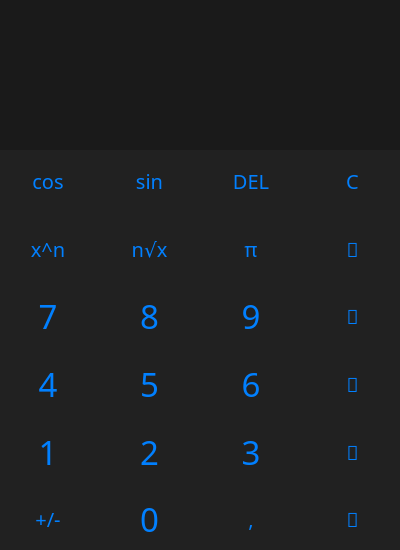
<?xml version="1.0" encoding="UTF-8"?>
<ui version="4.0">
 <class>ivsmath</class>
 <widget class="QWidget" name="ivsmath">
  <property name="geometry">
   <rect>
    <x>0</x>
    <y>0</y>
    <width>400</width>
    <height>550</height>
   </rect>
  </property>
  <property name="minimumSize">
   <size>
    <width>20</width>
    <height>20</height>
   </size>
  </property>
  <property name="maximumSize">
   <size>
    <width>730</width>
    <height>16777215</height>
   </size>
  </property>
  <property name="font">
   <font>
    <family>Nunito Black</family>
    <pointsize>48</pointsize>
    <weight>75</weight>
    <bold>true</bold>
   </font>
  </property>
  <property name="windowTitle">
   <string>ivsmath</string>
  </property>
  <property name="styleSheet">
   <string notr="true"/>
  </property>
  <widget class="QWidget" name="gridWidget" native="true">
   <property name="geometry">
    <rect>
     <x>0</x>
     <y>150</y>
     <width>400</width>
     <height>400</height>
    </rect>
   </property>
   <property name="styleSheet">
    <string notr="true">QWidget {
	background-color: #212121;
}

QPushButton {
	background-color: #212121;
	color: #0180FF;
	border: none;
}


</string>
   </property>
   <layout class="QGridLayout" name="gridLayout">
    <item row="6" column="3">
     <widget class="QPushButton" name="pushButton_comma">
      <property name="enabled">
       <bool>true</bool>
      </property>
      <property name="sizePolicy">
       <sizepolicy hsizetype="MinimumExpanding" vsizetype="MinimumExpanding">
        <horstretch>0</horstretch>
        <verstretch>0</verstretch>
       </sizepolicy>
      </property>
      <property name="minimumSize">
       <size>
        <width>20</width>
        <height>20</height>
       </size>
      </property>
      <property name="sizeIncrement">
       <size>
        <width>1</width>
        <height>1</height>
       </size>
      </property>
      <property name="baseSize">
       <size>
        <width>40</width>
        <height>40</height>
       </size>
      </property>
      <property name="font">
       <font>
        <family>Nunito Black</family>
        <pointsize>15</pointsize>
       </font>
      </property>
      <property name="text">
       <string>,</string>
      </property>
     </widget>
    </item>
    <item row="1" column="3">
     <widget class="QPushButton" name="pushButton_pi">
      <property name="enabled">
       <bool>true</bool>
      </property>
      <property name="sizePolicy">
       <sizepolicy hsizetype="MinimumExpanding" vsizetype="MinimumExpanding">
        <horstretch>0</horstretch>
        <verstretch>0</verstretch>
       </sizepolicy>
      </property>
      <property name="minimumSize">
       <size>
        <width>20</width>
        <height>20</height>
       </size>
      </property>
      <property name="sizeIncrement">
       <size>
        <width>1</width>
        <height>1</height>
       </size>
      </property>
      <property name="baseSize">
       <size>
        <width>40</width>
        <height>40</height>
       </size>
      </property>
      <property name="font">
       <font>
        <family>Nunito Black</family>
        <pointsize>15</pointsize>
       </font>
      </property>
      <property name="text">
       <string>π</string>
      </property>
     </widget>
    </item>
    <item row="0" column="4">
     <widget class="QPushButton" name="pushButton_clear">
      <property name="enabled">
       <bool>true</bool>
      </property>
      <property name="sizePolicy">
       <sizepolicy hsizetype="MinimumExpanding" vsizetype="MinimumExpanding">
        <horstretch>0</horstretch>
        <verstretch>0</verstretch>
       </sizepolicy>
      </property>
      <property name="minimumSize">
       <size>
        <width>20</width>
        <height>20</height>
       </size>
      </property>
      <property name="sizeIncrement">
       <size>
        <width>1</width>
        <height>1</height>
       </size>
      </property>
      <property name="baseSize">
       <size>
        <width>40</width>
        <height>40</height>
       </size>
      </property>
      <property name="font">
       <font>
        <family>Nunito Black</family>
        <pointsize>15</pointsize>
       </font>
      </property>
      <property name="styleSheet">
       <string notr="true"/>
      </property>
      <property name="text">
       <string>C</string>
      </property>
     </widget>
    </item>
    <item row="5" column="0">
     <widget class="QPushButton" name="pushButton_1">
      <property name="enabled">
       <bool>true</bool>
      </property>
      <property name="sizePolicy">
       <sizepolicy hsizetype="MinimumExpanding" vsizetype="MinimumExpanding">
        <horstretch>0</horstretch>
        <verstretch>0</verstretch>
       </sizepolicy>
      </property>
      <property name="minimumSize">
       <size>
        <width>20</width>
        <height>20</height>
       </size>
      </property>
      <property name="sizeIncrement">
       <size>
        <width>1</width>
        <height>1</height>
       </size>
      </property>
      <property name="baseSize">
       <size>
        <width>40</width>
        <height>40</height>
       </size>
      </property>
      <property name="font">
       <font>
        <family>Nunito Black</family>
        <pointsize>25</pointsize>
       </font>
      </property>
      <property name="text">
       <string>1</string>
      </property>
     </widget>
    </item>
    <item row="2" column="0">
     <widget class="QPushButton" name="pushButton_7">
      <property name="enabled">
       <bool>true</bool>
      </property>
      <property name="sizePolicy">
       <sizepolicy hsizetype="MinimumExpanding" vsizetype="MinimumExpanding">
        <horstretch>0</horstretch>
        <verstretch>0</verstretch>
       </sizepolicy>
      </property>
      <property name="minimumSize">
       <size>
        <width>20</width>
        <height>20</height>
       </size>
      </property>
      <property name="sizeIncrement">
       <size>
        <width>1</width>
        <height>1</height>
       </size>
      </property>
      <property name="baseSize">
       <size>
        <width>40</width>
        <height>40</height>
       </size>
      </property>
      <property name="font">
       <font>
        <family>Nunito Black</family>
        <pointsize>25</pointsize>
       </font>
      </property>
      <property name="text">
       <string>7</string>
      </property>
     </widget>
    </item>
    <item row="0" column="1">
     <widget class="QPushButton" name="pushButton_sin">
      <property name="enabled">
       <bool>true</bool>
      </property>
      <property name="sizePolicy">
       <sizepolicy hsizetype="MinimumExpanding" vsizetype="MinimumExpanding">
        <horstretch>0</horstretch>
        <verstretch>0</verstretch>
       </sizepolicy>
      </property>
      <property name="minimumSize">
       <size>
        <width>20</width>
        <height>20</height>
       </size>
      </property>
      <property name="sizeIncrement">
       <size>
        <width>1</width>
        <height>1</height>
       </size>
      </property>
      <property name="baseSize">
       <size>
        <width>40</width>
        <height>40</height>
       </size>
      </property>
      <property name="font">
       <font>
        <family>Nunito Black</family>
        <pointsize>15</pointsize>
        <weight>50</weight>
        <bold>false</bold>
       </font>
      </property>
      <property name="text">
       <string>sin</string>
      </property>
     </widget>
    </item>
    <item row="1" column="4">
     <widget class="QPushButton" name="pushButton_div">
      <property name="enabled">
       <bool>true</bool>
      </property>
      <property name="sizePolicy">
       <sizepolicy hsizetype="MinimumExpanding" vsizetype="MinimumExpanding">
        <horstretch>0</horstretch>
        <verstretch>0</verstretch>
       </sizepolicy>
      </property>
      <property name="minimumSize">
       <size>
        <width>20</width>
        <height>20</height>
       </size>
      </property>
      <property name="sizeIncrement">
       <size>
        <width>1</width>
        <height>1</height>
       </size>
      </property>
      <property name="baseSize">
       <size>
        <width>40</width>
        <height>40</height>
       </size>
      </property>
      <property name="font">
       <font>
        <family>Font Awesome 5 Free Solid</family>
        <pointsize>15</pointsize>
       </font>
      </property>
      <property name="text">
       <string></string>
      </property>
     </widget>
    </item>
    <item row="2" column="1">
     <widget class="QPushButton" name="pushButton_8">
      <property name="enabled">
       <bool>true</bool>
      </property>
      <property name="sizePolicy">
       <sizepolicy hsizetype="MinimumExpanding" vsizetype="MinimumExpanding">
        <horstretch>0</horstretch>
        <verstretch>0</verstretch>
       </sizepolicy>
      </property>
      <property name="minimumSize">
       <size>
        <width>20</width>
        <height>20</height>
       </size>
      </property>
      <property name="sizeIncrement">
       <size>
        <width>1</width>
        <height>1</height>
       </size>
      </property>
      <property name="baseSize">
       <size>
        <width>40</width>
        <height>40</height>
       </size>
      </property>
      <property name="font">
       <font>
        <family>Nunito Black</family>
        <pointsize>25</pointsize>
       </font>
      </property>
      <property name="styleSheet">
       <string notr="true"/>
      </property>
      <property name="text">
       <string>8</string>
      </property>
     </widget>
    </item>
    <item row="5" column="3">
     <widget class="QPushButton" name="pushButton_3">
      <property name="enabled">
       <bool>true</bool>
      </property>
      <property name="sizePolicy">
       <sizepolicy hsizetype="MinimumExpanding" vsizetype="MinimumExpanding">
        <horstretch>0</horstretch>
        <verstretch>0</verstretch>
       </sizepolicy>
      </property>
      <property name="minimumSize">
       <size>
        <width>20</width>
        <height>20</height>
       </size>
      </property>
      <property name="sizeIncrement">
       <size>
        <width>1</width>
        <height>1</height>
       </size>
      </property>
      <property name="baseSize">
       <size>
        <width>40</width>
        <height>40</height>
       </size>
      </property>
      <property name="font">
       <font>
        <family>Nunito Black</family>
        <pointsize>25</pointsize>
       </font>
      </property>
      <property name="text">
       <string>3</string>
      </property>
     </widget>
    </item>
    <item row="6" column="4">
     <widget class="QPushButton" name="pushButton_eq">
      <property name="enabled">
       <bool>true</bool>
      </property>
      <property name="sizePolicy">
       <sizepolicy hsizetype="MinimumExpanding" vsizetype="MinimumExpanding">
        <horstretch>0</horstretch>
        <verstretch>0</verstretch>
       </sizepolicy>
      </property>
      <property name="minimumSize">
       <size>
        <width>20</width>
        <height>20</height>
       </size>
      </property>
      <property name="sizeIncrement">
       <size>
        <width>1</width>
        <height>1</height>
       </size>
      </property>
      <property name="baseSize">
       <size>
        <width>40</width>
        <height>40</height>
       </size>
      </property>
      <property name="font">
       <font>
        <family>Font Awesome 5 Free Solid</family>
        <pointsize>15</pointsize>
       </font>
      </property>
      <property name="text">
       <string></string>
      </property>
     </widget>
    </item>
    <item row="5" column="1">
     <widget class="QPushButton" name="pushButton_2">
      <property name="enabled">
       <bool>true</bool>
      </property>
      <property name="sizePolicy">
       <sizepolicy hsizetype="MinimumExpanding" vsizetype="MinimumExpanding">
        <horstretch>0</horstretch>
        <verstretch>0</verstretch>
       </sizepolicy>
      </property>
      <property name="minimumSize">
       <size>
        <width>20</width>
        <height>20</height>
       </size>
      </property>
      <property name="sizeIncrement">
       <size>
        <width>1</width>
        <height>1</height>
       </size>
      </property>
      <property name="baseSize">
       <size>
        <width>40</width>
        <height>40</height>
       </size>
      </property>
      <property name="font">
       <font>
        <family>Nunito Black</family>
        <pointsize>25</pointsize>
       </font>
      </property>
      <property name="text">
       <string>2</string>
      </property>
     </widget>
    </item>
    <item row="4" column="1">
     <widget class="QPushButton" name="pushButton_5">
      <property name="enabled">
       <bool>true</bool>
      </property>
      <property name="sizePolicy">
       <sizepolicy hsizetype="MinimumExpanding" vsizetype="MinimumExpanding">
        <horstretch>0</horstretch>
        <verstretch>0</verstretch>
       </sizepolicy>
      </property>
      <property name="minimumSize">
       <size>
        <width>20</width>
        <height>20</height>
       </size>
      </property>
      <property name="sizeIncrement">
       <size>
        <width>1</width>
        <height>1</height>
       </size>
      </property>
      <property name="baseSize">
       <size>
        <width>40</width>
        <height>40</height>
       </size>
      </property>
      <property name="font">
       <font>
        <family>Nunito Black</family>
        <pointsize>25</pointsize>
       </font>
      </property>
      <property name="styleSheet">
       <string notr="true"/>
      </property>
      <property name="text">
       <string>5</string>
      </property>
     </widget>
    </item>
    <item row="4" column="0">
     <widget class="QPushButton" name="pushButton_4">
      <property name="enabled">
       <bool>true</bool>
      </property>
      <property name="sizePolicy">
       <sizepolicy hsizetype="MinimumExpanding" vsizetype="MinimumExpanding">
        <horstretch>0</horstretch>
        <verstretch>0</verstretch>
       </sizepolicy>
      </property>
      <property name="minimumSize">
       <size>
        <width>20</width>
        <height>20</height>
       </size>
      </property>
      <property name="sizeIncrement">
       <size>
        <width>1</width>
        <height>1</height>
       </size>
      </property>
      <property name="baseSize">
       <size>
        <width>40</width>
        <height>40</height>
       </size>
      </property>
      <property name="font">
       <font>
        <family>Nunito Black</family>
        <pointsize>25</pointsize>
       </font>
      </property>
      <property name="text">
       <string>4</string>
      </property>
     </widget>
    </item>
    <item row="1" column="0">
     <widget class="QPushButton" name="pushButton_pow">
      <property name="enabled">
       <bool>true</bool>
      </property>
      <property name="sizePolicy">
       <sizepolicy hsizetype="MinimumExpanding" vsizetype="MinimumExpanding">
        <horstretch>0</horstretch>
        <verstretch>0</verstretch>
       </sizepolicy>
      </property>
      <property name="minimumSize">
       <size>
        <width>20</width>
        <height>20</height>
       </size>
      </property>
      <property name="sizeIncrement">
       <size>
        <width>1</width>
        <height>1</height>
       </size>
      </property>
      <property name="baseSize">
       <size>
        <width>40</width>
        <height>40</height>
       </size>
      </property>
      <property name="font">
       <font>
        <family>Nunito Black</family>
        <pointsize>15</pointsize>
       </font>
      </property>
      <property name="styleSheet">
       <string notr="true"/>
      </property>
      <property name="text">
       <string>x^n</string>
      </property>
     </widget>
    </item>
    <item row="6" column="1">
     <widget class="QPushButton" name="pushButton_0">
      <property name="enabled">
       <bool>true</bool>
      </property>
      <property name="sizePolicy">
       <sizepolicy hsizetype="MinimumExpanding" vsizetype="MinimumExpanding">
        <horstretch>0</horstretch>
        <verstretch>0</verstretch>
       </sizepolicy>
      </property>
      <property name="minimumSize">
       <size>
        <width>20</width>
        <height>20</height>
       </size>
      </property>
      <property name="sizeIncrement">
       <size>
        <width>1</width>
        <height>1</height>
       </size>
      </property>
      <property name="baseSize">
       <size>
        <width>40</width>
        <height>40</height>
       </size>
      </property>
      <property name="font">
       <font>
        <family>Nunito Black</family>
        <pointsize>25</pointsize>
       </font>
      </property>
      <property name="text">
       <string>0</string>
      </property>
     </widget>
    </item>
    <item row="6" column="0">
     <widget class="QPushButton" name="pushButton_sign">
      <property name="enabled">
       <bool>true</bool>
      </property>
      <property name="sizePolicy">
       <sizepolicy hsizetype="MinimumExpanding" vsizetype="MinimumExpanding">
        <horstretch>0</horstretch>
        <verstretch>0</verstretch>
       </sizepolicy>
      </property>
      <property name="minimumSize">
       <size>
        <width>20</width>
        <height>20</height>
       </size>
      </property>
      <property name="sizeIncrement">
       <size>
        <width>1</width>
        <height>1</height>
       </size>
      </property>
      <property name="baseSize">
       <size>
        <width>40</width>
        <height>40</height>
       </size>
      </property>
      <property name="font">
       <font>
        <family>Nunito Black</family>
        <pointsize>15</pointsize>
       </font>
      </property>
      <property name="text">
       <string>+/-</string>
      </property>
     </widget>
    </item>
    <item row="2" column="3">
     <widget class="QPushButton" name="pushButton_9">
      <property name="enabled">
       <bool>true</bool>
      </property>
      <property name="sizePolicy">
       <sizepolicy hsizetype="MinimumExpanding" vsizetype="MinimumExpanding">
        <horstretch>0</horstretch>
        <verstretch>0</verstretch>
       </sizepolicy>
      </property>
      <property name="minimumSize">
       <size>
        <width>20</width>
        <height>20</height>
       </size>
      </property>
      <property name="sizeIncrement">
       <size>
        <width>1</width>
        <height>1</height>
       </size>
      </property>
      <property name="baseSize">
       <size>
        <width>40</width>
        <height>40</height>
       </size>
      </property>
      <property name="font">
       <font>
        <family>Nunito Black</family>
        <pointsize>25</pointsize>
       </font>
      </property>
      <property name="styleSheet">
       <string notr="true"/>
      </property>
      <property name="text">
       <string>9</string>
      </property>
     </widget>
    </item>
    <item row="4" column="4">
     <widget class="QPushButton" name="pushButton_sub">
      <property name="enabled">
       <bool>true</bool>
      </property>
      <property name="sizePolicy">
       <sizepolicy hsizetype="MinimumExpanding" vsizetype="MinimumExpanding">
        <horstretch>0</horstretch>
        <verstretch>0</verstretch>
       </sizepolicy>
      </property>
      <property name="minimumSize">
       <size>
        <width>20</width>
        <height>20</height>
       </size>
      </property>
      <property name="sizeIncrement">
       <size>
        <width>1</width>
        <height>1</height>
       </size>
      </property>
      <property name="baseSize">
       <size>
        <width>40</width>
        <height>40</height>
       </size>
      </property>
      <property name="font">
       <font>
        <family>Font Awesome 5 Free Solid</family>
        <pointsize>15</pointsize>
       </font>
      </property>
      <property name="text">
       <string></string>
      </property>
     </widget>
    </item>
    <item row="0" column="0">
     <widget class="QPushButton" name="pushButton_cos">
      <property name="enabled">
       <bool>true</bool>
      </property>
      <property name="sizePolicy">
       <sizepolicy hsizetype="MinimumExpanding" vsizetype="MinimumExpanding">
        <horstretch>0</horstretch>
        <verstretch>0</verstretch>
       </sizepolicy>
      </property>
      <property name="minimumSize">
       <size>
        <width>20</width>
        <height>20</height>
       </size>
      </property>
      <property name="sizeIncrement">
       <size>
        <width>1</width>
        <height>1</height>
       </size>
      </property>
      <property name="baseSize">
       <size>
        <width>40</width>
        <height>40</height>
       </size>
      </property>
      <property name="font">
       <font>
        <family>Nunito Black</family>
        <pointsize>15</pointsize>
        <weight>50</weight>
        <bold>false</bold>
       </font>
      </property>
      <property name="styleSheet">
       <string notr="true"/>
      </property>
      <property name="text">
       <string notr="true">cos</string>
      </property>
      <property name="checkable">
       <bool>false</bool>
      </property>
     </widget>
    </item>
    <item row="0" column="3">
     <widget class="QPushButton" name="pushButton_del">
      <property name="enabled">
       <bool>true</bool>
      </property>
      <property name="sizePolicy">
       <sizepolicy hsizetype="MinimumExpanding" vsizetype="MinimumExpanding">
        <horstretch>0</horstretch>
        <verstretch>0</verstretch>
       </sizepolicy>
      </property>
      <property name="minimumSize">
       <size>
        <width>20</width>
        <height>20</height>
       </size>
      </property>
      <property name="sizeIncrement">
       <size>
        <width>1</width>
        <height>1</height>
       </size>
      </property>
      <property name="baseSize">
       <size>
        <width>40</width>
        <height>40</height>
       </size>
      </property>
      <property name="font">
       <font>
        <family>Nunito Black</family>
        <pointsize>15</pointsize>
        <weight>50</weight>
        <bold>false</bold>
       </font>
      </property>
      <property name="text">
       <string>DEL</string>
      </property>
     </widget>
    </item>
    <item row="4" column="3">
     <widget class="QPushButton" name="pushButton_6">
      <property name="enabled">
       <bool>true</bool>
      </property>
      <property name="sizePolicy">
       <sizepolicy hsizetype="MinimumExpanding" vsizetype="MinimumExpanding">
        <horstretch>0</horstretch>
        <verstretch>0</verstretch>
       </sizepolicy>
      </property>
      <property name="minimumSize">
       <size>
        <width>20</width>
        <height>20</height>
       </size>
      </property>
      <property name="sizeIncrement">
       <size>
        <width>1</width>
        <height>1</height>
       </size>
      </property>
      <property name="baseSize">
       <size>
        <width>40</width>
        <height>40</height>
       </size>
      </property>
      <property name="font">
       <font>
        <family>Nunito Black</family>
        <pointsize>25</pointsize>
       </font>
      </property>
      <property name="text">
       <string>6</string>
      </property>
     </widget>
    </item>
    <item row="2" column="4">
     <widget class="QPushButton" name="pushButton_mul">
      <property name="enabled">
       <bool>true</bool>
      </property>
      <property name="sizePolicy">
       <sizepolicy hsizetype="MinimumExpanding" vsizetype="MinimumExpanding">
        <horstretch>0</horstretch>
        <verstretch>0</verstretch>
       </sizepolicy>
      </property>
      <property name="minimumSize">
       <size>
        <width>20</width>
        <height>20</height>
       </size>
      </property>
      <property name="sizeIncrement">
       <size>
        <width>1</width>
        <height>1</height>
       </size>
      </property>
      <property name="baseSize">
       <size>
        <width>40</width>
        <height>40</height>
       </size>
      </property>
      <property name="font">
       <font>
        <family>Font Awesome 5 Free Solid</family>
        <pointsize>15</pointsize>
       </font>
      </property>
      <property name="text">
       <string></string>
      </property>
     </widget>
    </item>
    <item row="1" column="1">
     <widget class="QPushButton" name="pushButton_sqrt">
      <property name="enabled">
       <bool>true</bool>
      </property>
      <property name="sizePolicy">
       <sizepolicy hsizetype="MinimumExpanding" vsizetype="MinimumExpanding">
        <horstretch>0</horstretch>
        <verstretch>0</verstretch>
       </sizepolicy>
      </property>
      <property name="minimumSize">
       <size>
        <width>20</width>
        <height>20</height>
       </size>
      </property>
      <property name="sizeIncrement">
       <size>
        <width>1</width>
        <height>1</height>
       </size>
      </property>
      <property name="baseSize">
       <size>
        <width>40</width>
        <height>40</height>
       </size>
      </property>
      <property name="font">
       <font>
        <family>Nunito Black</family>
        <pointsize>15</pointsize>
       </font>
      </property>
      <property name="text">
       <string>n√x</string>
      </property>
     </widget>
    </item>
    <item row="5" column="4">
     <widget class="QPushButton" name="pushButton_add">
      <property name="enabled">
       <bool>true</bool>
      </property>
      <property name="sizePolicy">
       <sizepolicy hsizetype="MinimumExpanding" vsizetype="MinimumExpanding">
        <horstretch>0</horstretch>
        <verstretch>0</verstretch>
       </sizepolicy>
      </property>
      <property name="minimumSize">
       <size>
        <width>20</width>
        <height>20</height>
       </size>
      </property>
      <property name="sizeIncrement">
       <size>
        <width>1</width>
        <height>1</height>
       </size>
      </property>
      <property name="baseSize">
       <size>
        <width>40</width>
        <height>40</height>
       </size>
      </property>
      <property name="font">
       <font>
        <family>Font Awesome 5 Free Solid</family>
        <pointsize>15</pointsize>
       </font>
      </property>
      <property name="text">
       <string></string>
      </property>
     </widget>
    </item>
   </layout>
  </widget>
  <widget class="QGraphicsView" name="graphicsView">
   <property name="geometry">
    <rect>
     <x>0</x>
     <y>0</y>
     <width>400</width>
     <height>150</height>
    </rect>
   </property>
   <property name="styleSheet">
    <string notr="true">background-color: #1a1a1a;
border:none;</string>
   </property>
  </widget>
 </widget>
 <tabstops>
  <tabstop>graphicsView</tabstop>
  <tabstop>pushButton_7</tabstop>
  <tabstop>pushButton_8</tabstop>
  <tabstop>pushButton_9</tabstop>
  <tabstop>pushButton_5</tabstop>
  <tabstop>pushButton_4</tabstop>
  <tabstop>pushButton_6</tabstop>
  <tabstop>pushButton_1</tabstop>
  <tabstop>pushButton_2</tabstop>
  <tabstop>pushButton_3</tabstop>
  <tabstop>pushButton_comma</tabstop>
  <tabstop>pushButton_clear</tabstop>
  <tabstop>pushButton_add</tabstop>
  <tabstop>pushButton_sub</tabstop>
  <tabstop>pushButton_pow</tabstop>
  <tabstop>pushButton_sqrt</tabstop>
  <tabstop>pushButton_pi</tabstop>
  <tabstop>pushButton_div</tabstop>
  <tabstop>pushButton_cos</tabstop>
  <tabstop>pushButton_del</tabstop>
  <tabstop>pushButton_eq</tabstop>
  <tabstop>pushButton_mul</tabstop>
  <tabstop>pushButton_sin</tabstop>
 </tabstops>
 <resources/>
 <connections/>
</ui>
